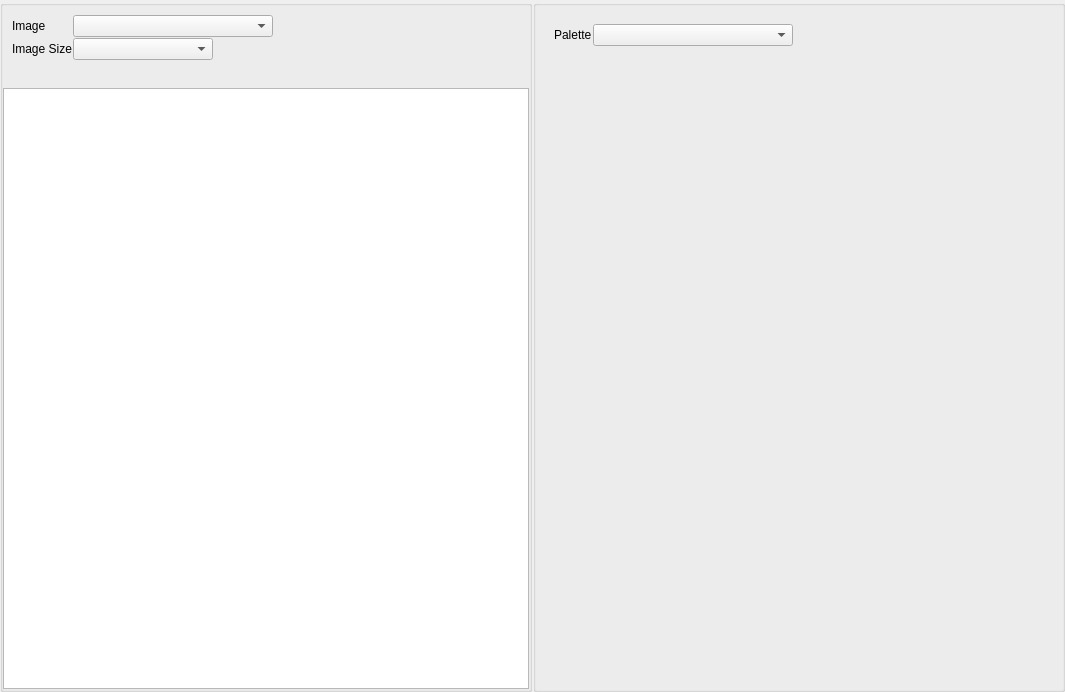
<?xml version="1.0" encoding="UTF-8"?>
<ui version="4.0">
 <class>TiledImageEditor</class>
 <widget class="QWidget" name="TiledImageEditor">
  <property name="geometry">
   <rect>
    <x>0</x>
    <y>0</y>
    <width>1065</width>
    <height>692</height>
   </rect>
  </property>
  <property name="windowTitle">
   <string>Form</string>
  </property>
  <layout class="QGridLayout" name="gridLayout_2">
   <property name="leftMargin">
    <number>0</number>
   </property>
   <property name="topMargin">
    <number>0</number>
   </property>
   <property name="rightMargin">
    <number>0</number>
   </property>
   <property name="bottomMargin">
    <number>0</number>
   </property>
   <property name="spacing">
    <number>1</number>
   </property>
   <item row="0" column="0">
    <widget class="QGroupBox" name="groupBox">
     <property name="title">
      <string/>
     </property>
     <property name="flat">
      <bool>true</bool>
     </property>
     <layout class="QGridLayout" name="gridLayout">
      <property name="leftMargin">
       <number>0</number>
      </property>
      <property name="topMargin">
       <number>0</number>
      </property>
      <property name="rightMargin">
       <number>0</number>
      </property>
      <property name="bottomMargin">
       <number>0</number>
      </property>
      <property name="spacing">
       <number>1</number>
      </property>
      <item row="5" column="0">
       <widget class="SpriteSheetView" name="tiledimage_view"/>
      </item>
      <item row="0" column="0">
       <layout class="QFormLayout" name="formLayout">
        <property name="leftMargin">
         <number>9</number>
        </property>
        <property name="topMargin">
         <number>9</number>
        </property>
        <property name="rightMargin">
         <number>9</number>
        </property>
        <property name="bottomMargin">
         <number>27</number>
        </property>
        <item row="0" column="1">
         <layout class="QHBoxLayout" name="horizontalLayout_2">
          <property name="topMargin">
           <number>0</number>
          </property>
          <property name="bottomMargin">
           <number>0</number>
          </property>
          <item alignment="Qt::AlignLeft">
           <widget class="QComboBox" name="tiledimage_names">
            <property name="minimumSize">
             <size>
              <width>200</width>
              <height>0</height>
             </size>
            </property>
            <property name="maximumSize">
             <size>
              <width>256</width>
              <height>16777215</height>
             </size>
            </property>
           </widget>
          </item>
          <item alignment="Qt::AlignLeft">
           <widget class="AssetControls" name="tiledimage_controls" native="true"/>
          </item>
          <item>
           <spacer name="horizontalSpacer">
            <property name="orientation">
             <enum>Qt::Horizontal</enum>
            </property>
            <property name="sizeHint" stdset="0">
             <size>
              <width>40</width>
              <height>20</height>
             </size>
            </property>
           </spacer>
          </item>
         </layout>
        </item>
        <item row="0" column="0">
         <widget class="QLabel" name="label_2">
          <property name="text">
           <string>Image</string>
          </property>
         </widget>
        </item>
        <item row="1" column="1">
         <widget class="QComboBox" name="tiledimage_sizes_combo">
          <property name="sizePolicy">
           <sizepolicy hsizetype="Preferred" vsizetype="Fixed">
            <horstretch>0</horstretch>
            <verstretch>0</verstretch>
           </sizepolicy>
          </property>
          <property name="minimumSize">
           <size>
            <width>140</width>
            <height>0</height>
           </size>
          </property>
          <property name="maximumSize">
           <size>
            <width>0</width>
            <height>16777215</height>
           </size>
          </property>
          <property name="editable">
           <bool>false</bool>
          </property>
         </widget>
        </item>
        <item row="1" column="0">
         <widget class="QLabel" name="label">
          <property name="text">
           <string>Image Size</string>
          </property>
         </widget>
        </item>
       </layout>
      </item>
     </layout>
    </widget>
   </item>
   <item row="0" column="1">
    <widget class="QGroupBox" name="palette_box">
     <property name="sizePolicy">
      <sizepolicy hsizetype="Preferred" vsizetype="Preferred">
       <horstretch>0</horstretch>
       <verstretch>0</verstretch>
      </sizepolicy>
     </property>
     <property name="maximumSize">
      <size>
       <width>720</width>
       <height>16777215</height>
      </size>
     </property>
     <property name="autoFillBackground">
      <bool>true</bool>
     </property>
     <property name="title">
      <string/>
     </property>
     <layout class="QVBoxLayout" name="verticalLayout">
      <property name="spacing">
       <number>1</number>
      </property>
      <property name="leftMargin">
       <number>9</number>
      </property>
      <property name="topMargin">
       <number>9</number>
      </property>
      <property name="rightMargin">
       <number>9</number>
      </property>
      <property name="bottomMargin">
       <number>9</number>
      </property>
      <item>
       <layout class="QFormLayout" name="formLayout_2">
        <property name="leftMargin">
         <number>9</number>
        </property>
        <property name="topMargin">
         <number>9</number>
        </property>
        <property name="rightMargin">
         <number>9</number>
        </property>
        <property name="bottomMargin">
         <number>9</number>
        </property>
        <item row="0" column="0">
         <widget class="QLabel" name="label_3">
          <property name="text">
           <string>Palette</string>
          </property>
         </widget>
        </item>
        <item row="0" column="1">
         <layout class="QHBoxLayout" name="horizontalLayout">
          <property name="bottomMargin">
           <number>0</number>
          </property>
          <item>
           <widget class="QComboBox" name="palette_names">
            <property name="minimumSize">
             <size>
              <width>200</width>
              <height>0</height>
             </size>
            </property>
            <property name="maximumSize">
             <size>
              <width>240</width>
              <height>16777215</height>
             </size>
            </property>
           </widget>
          </item>
          <item>
           <widget class="AssetControls" name="palette_controls" native="true"/>
          </item>
          <item>
           <spacer name="horizontalSpacer_2">
            <property name="orientation">
             <enum>Qt::Horizontal</enum>
            </property>
            <property name="sizeHint" stdset="0">
             <size>
              <width>40</width>
              <height>20</height>
             </size>
            </property>
           </spacer>
          </item>
         </layout>
        </item>
       </layout>
      </item>
     </layout>
    </widget>
   </item>
  </layout>
 </widget>
 <customwidgets>
  <customwidget>
   <class>AssetControls</class>
   <extends>QWidget</extends>
   <header location="global">ui/misc/assetcontrols.h</header>
   <container>1</container>
  </customwidget>
  <customwidget>
   <class>SpriteSheetView</class>
   <extends>QGraphicsView</extends>
   <header location="global">ui/gba/spritesheetview.h</header>
  </customwidget>
 </customwidgets>
 <resources/>
 <connections/>
</ui>
